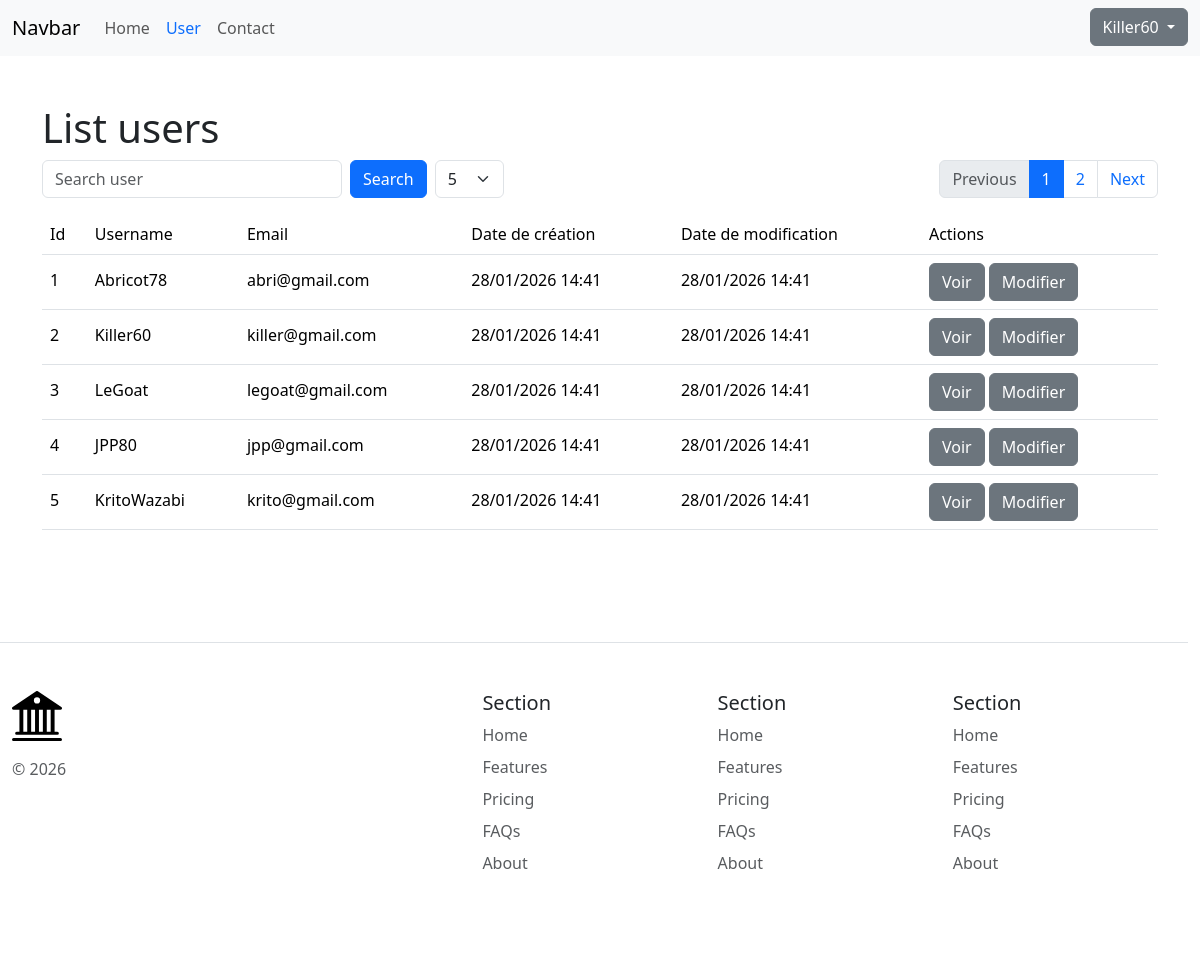
/user (signed in), run on the app's committed database.
### tables this page shows
CREATE TABLE `user`
(
    id         int PRIMARY KEY AUTO_INCREMENT,
    picture    VARCHAR(255),
    username   VARCHAR(255) NOT NULL,
    email      VARCHAR(255) NOT NULL UNIQUE,
    password   VARCHAR(255) NOT NULL,
    created_at DATETIME DEFAULT CURRENT_TIMESTAMP,
    updated_at DATETIME DEFAULT CURRENT_TIMESTAMP ON UPDATE CURRENT_TIMESTAMP
);

### src/Core/Controller.php (called while the page is built, shortened)
<?php
abstract class Controller
{
    protected function render(string $view, array $params = []): void
    {
        extract($params);
        require dirname(__DIR__) . "/../templates/$view.php";
        require dirname(__DIR__) . "/../templates/layout.php";
    }
}

### src/Controller/UserController.php (called while the page is built, shortened)
<?php
final class UserController extends Controller
{
    public function index(): void
    {
        $repo = new UserRepository();
        $criteria = $_GET;
        if (isset($_GET['q'])) {
            $data = $repo->findBySearch($_GET['q'], $criteria);
        } else {
            $data = $repo->findAll($criteria);
        }
        $this->render('user/user', [
            'title' => 'List users',
            'users' => $data['users'],
            'count' => $data['count']
        ]);
    }
}

### public/index.php (called while the page is built, shortened)
<?php
App::run();

### src/Repository/UserRepository.php (called while the page is built, shortened)
<?php
class UserRepository
{
    private ?Database $db;
    public function __construct()
    {
        $this->db = new Database();
    }
    public function findAll(?array $criteria = []): array
    {
        $size = (int)isset($criteria['size']) ? $criteria['size'] : 5;
        $page = (int)isset($criteria['page']) ? $criteria['page'] : 1;
        $offset = ($page - 1) * $size;
        $stmt = $this->db->prepare("SELECT * FROM user LIMIT :limit OFFSET :offset");
        $stmt->setFetchMode(\PDO::FETCH_CLASS, User::class);
        $stmt->execute([
            'limit' => $size,
            'offset' => $offset
        ]);
        $users = $stmt->fetchAll();
        $count = (int)$this->db->query("SELECT COUNT(*) FROM user")->fetchColumn();
        $this->db = null;
        return [
            'users' => $users,
            'count' => $count
        ];
    }
}

### src/Core/Database.php (called while the page is built, shortened)
<?php
class Database extends PDO
{
    public function __construct()
    {
        $user = 'user';
        $password = 'password';
        $dbName = 'site_php';
        $host = '127.0.0.1';
        $port = 3306;
        $dsn = "mysql:host=$host;port=$port;dbname=$dbName";
        $options = [
            PDO::ATTR_ERRMODE => PDO::ERRMODE_EXCEPTION,
            PDO::ATTR_DEFAULT_FETCH_MODE => PDO::FETCH_ASSOC,
            PDO::ATTR_EMULATE_PREPARES => false,
        ];
    }
}

### src/Model/User.php (called while the page is built, shortened)
<?php
class User
{
    private ?int $id = null;
    private string $username;
    private string $email;
    private string $created_at;
    private string $updated_at;
    public function getId(): ?int
    {
        return $this->id;
    }
    public function getUsername(): string
    {
        return $this->username;
    }
    public function getEmail(): string
    {
        return $this->email;
    }
    public function getCreatedAt(): DateTime
    {
        return new DateTime($this->created_at);
    }
    public function getUpdatedAt(): DateTime
    {
        return new DateTime($this->updated_at);
    }
}

### templates/user/user.php (the view, shortened to what this page needs)
<?php
$size = (int)($_GET['size'] ?? 5);
$page = (int)($_GET['page'] ?? 1);
$q = $_GET['q'] ?? '';
$totalPages = (int)ceil($count / $size);
function pageUrl(int $targetPage): string
{
    $params = $_GET;
    $params['page'] = $targetPage;
    return '?' . http_build_query($params);
}
?>
<h1><?= $title ?></h1>
<div class="d-flex flex-row align-items-center justify-content-between gap-3 mb-3">
    <form action="" method="get" id="searchForm" class="d-flex align-items-center gap-2 mb-0">
        <input type="search" name="q" class="form-control" placeholder="Search user" value="<?= $q ?>" style="width: 300px">
        <button type="submit" class="btn btn-primary">Search</button>
        <select name="size" class="form-select w-auto">
            <option value="5" <?= $size === 5 ? 'selected' : '' ?>>5</option>
        </select>
    </form>
    <nav aria-label="pagination">
        <ul class="pagination mb-0">
            <li class="page-item <?= $page <= 1 ? 'disabled' : '' ?>">
                <a class="page-link" href="<?= $page <= 1 ? '#' : pageUrl($page - 1) ?>">Previous</a>
            </li>
            <?php
            $start = max(1, $page - 2);
            $end = min($totalPages, $page + 2);
            for ($i = $start; $i <= $end; $i++) {
                $active = $i === $page ? 'active' : '';
                echo '<li class="page-item ' . $active . '">';
                echo '<a class="page-link" href="' . pageUrl($i) . '"' . ($active ? ' aria-current="page"' : '') . '>' . $i . '</a>';
                echo '</li>';
            }
            ?>
            <li class="page-item <?= $page >= $totalPages ? 'disabled' : '' ?>">
                <a class="page-link" href="<?= $page >= $totalPages ? '#' : pageUrl($page + 1) ?>">Next</a>
            </li>
        </ul>
    </nav>
</div>
<table class="table table-hover">
    <thead>
    <tr>
        <th scope="col">Id</th>
        <th scope="col">Username</th>
        <th scope="col">Email</th>
        <th scope="col">Date de création</th>
        <th scope="col">Date de modification</th>
        <th scope="col">Actions</th>
    </tr>
    </thead>
    <tbody>
    <?php if (count($users) > 0): ?>
        <?php foreach ($users as $user): ?>
            <tr>
                <th scope="row"><?= $user->getId() ?></th>
                <td><?= $user->getUsername() ?></td>
                <td><?= $user->getEmail() ?></td>
                <td><?= $user->getCreatedAt()->format('d/m/Y H:i') ?></td>
                <td><?= $user->getUpdatedAt()->format('d/m/Y H:i') ?></td>
                <td>
                    <a href="/user/<?= $user->getId() ?>" class="btn btn-secondary">Voir</a>
                    <a href="/user/<?= $user->getId() ?>/edit" class="btn btn-secondary">Modifier</a>
                </td>
            </tr>
        <?php endforeach; ?>
    <?php else: ?>
        <tr>
            <th colspan="4">Aucun enregistrement</th>
        </tr>
    <?php endif; ?>
    </tbody>
</table>

### data on the page
user: id "1", username "Abricot78", email "abri@gmail.com", created_at "28/01/2026 14:41", updated_at "28/01/2026 14:41"
user: id "2", username "Killer60", email "killer@gmail.com", created_at "28/01/2026 14:41", updated_at "28/01/2026 14:41"
user: id "3", username "LeGoat", email "legoat@gmail.com", created_at "28/01/2026 14:41", updated_at "28/01/2026 14:41"
user: id "4", username "JPP80", email "jpp@gmail.com", created_at "28/01/2026 14:41", updated_at "28/01/2026 14:41"
user: id "5", username "KritoWazabi", email "krito@gmail.com", created_at "28/01/2026 14:41", updated_at "28/01/2026 14:41"

### other printed values
$_SESSION['username'] "Killer60"
$title "List users"
